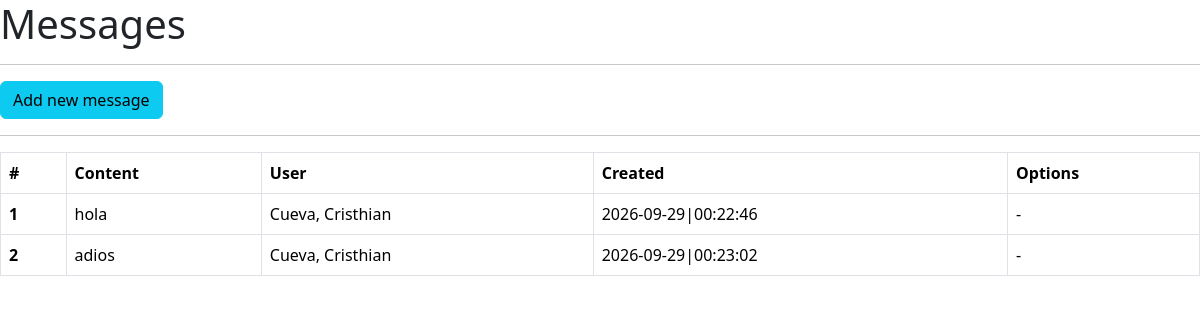
The page /messages on the database its author committed.
### main.py (models this page shows, shortened)
class Message(db.Model):
    __tablename__ = "messages"
    id = db.Column(db.Integer, primary_key=True, autoincrement=True)
    content = db.Column(db.Text, nullable=True)
    created = db.Column(db.DateTime(timezone=True), server_default=func.now())
    user_id = db.Column(db.Integer, db.ForeignKey("users.id"))
    user = db.relationship("User", backref="user")

class User(db.Model):
    __tablename__ = "users"
    id = db.Column(db.Integer, primary_key=True, autoincrement=True)
    code = db.Column(db.String(11), nullable=False)
    first_name = db.Column(db.String(128), nullable=False)
    last_name = db.Column(db.String(128), nullable=False)
    age = db.Column(db.Integer, nullable=True)
    created = db.Column(db.DateTime(timezone=True), server_default=func.now())

### main.py (the view)
@app.route("/messages")
def view_messages():
    items = Message.query.all()
    return render_template("messages.html", items=items)

### templates/messages.html (shortened to what this page needs)
<!doctype html>
<html lang="es">
  <head>
    <link href="https://cdn.jsdelivr.net/npm/bootstrap@5.3.8/dist/css/bootstrap.min.css" rel="stylesheet">
  </head>
  <body>
    <h1>Messages</h1>
    <hr>
    <a href="{{ url_for('view_messages_add') }}" class="btn btn-info">Add new message</a>
    <hr>
    <table class="table table-bordered">
  <thead>
    <tr>
      <th scope="col">#</th>
      <th scope="col">Content</th>
      <th scope="col">User</th>
      <th scope="col">Created</th>
      <th scope="col">Options</th>
    </tr>
  </thead>
  <tbody>
    {% for item in items %}
    <tr>
      <th scope="row">{{ item.id }}</th>
      <td>{{ item.content }}</td>
      <td>{{ item.user.last_name }}, {{ item.user.first_name }}</td>
      <td>{{ item.created.strftime('%Y-%m-%d|%H:%M:%S') }}</td>
      <td>-</td>
    </tr>
    {% endfor %}
  </tbody>
</table>
  </body>
</html>

### rows shown on the page
Message: id "1", content "hola", user.last_name "Cueva", user.first_name "Cristhian", created "2026-09-29|00:22:46"
Message: id "2", content "adios", user.last_name "Cueva", user.first_name "Cristhian", created "2026-09-29|00:23:02"
